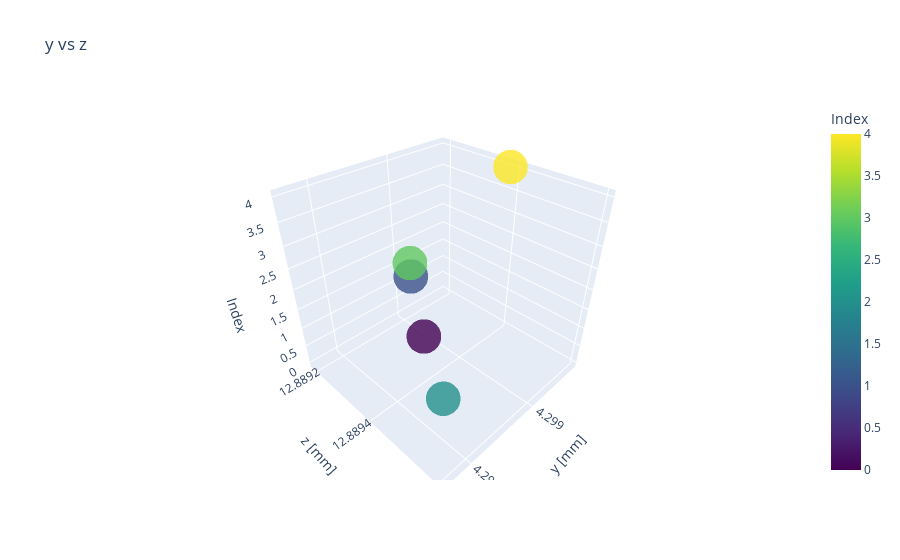

This figure's notebook cell:
### Code cell
a = 1
b = 2

measured2D = go.Scatter3d(x=locpred[:,a], y=locpred[:,b], z=np.array(range(len(locpred[:,a]))), mode='markers', marker=dict(
        size=12,
        color=np.array(range(len(locpred[:,a]))),                # set color to an array/list of desired values
        colorbar=dict(
            title="Index"
        ),
        colorscale='Viridis',   # choose a colorscale
        opacity=0.8
    ))
#calc2D = go.Scatter(x=locact[:,a], y=locact[:,b], mode='markers')
layout = go.Layout(title='y vs z', scene=dict(xaxis_title='y [mm]', yaxis_title='z [mm]', zaxis_title='Index'))
fig2 = go.Figure(data=[measured2D], layout=layout)
fig2.update_yaxes(scaleanchor='x')
fig2.show()

### Figure 1 — Plotly figure (JSON) as saved in the notebook; plotly's stock layout.template omitted (floating-point values rounded to 4 significant figures)
{"data": [{"marker": {"color": [0, 1, 2, 3, 4], "colorbar": {"title": {"text": "Index"}}, "colorscale": [[0, "#440154"], [0.1111, "#482878"], [0.2222, "#3e4989"], [0.3333, "#31688e"], [0.4444, "#26828e"], [0.5556, "#1f9e89"], [0.6667, "#35b779"], [0.7778, "#6ece58"], [0.8889, "#b5de2b"], [1, "#fde725"]], "opacity": 0.8, "size": 12}, "mode": "markers", "type": "scatter3d", "x": [4.299, 4.299, 4.3, 4.299, 4.299], "y": [12.89, 12.89, 12.89, 12.89, 12.89], "z": [0, 1, 2, 3, 4]}], "layout": {"scene": {"xaxis": {"title": {"text": "y [mm]"}}, "yaxis": {"title": {"text": "z [mm]"}}, "zaxis": {"title": {"text": "Index"}}}, "title": {"text": "y vs z"}, "yaxis": {"scaleanchor": "x"}}}
